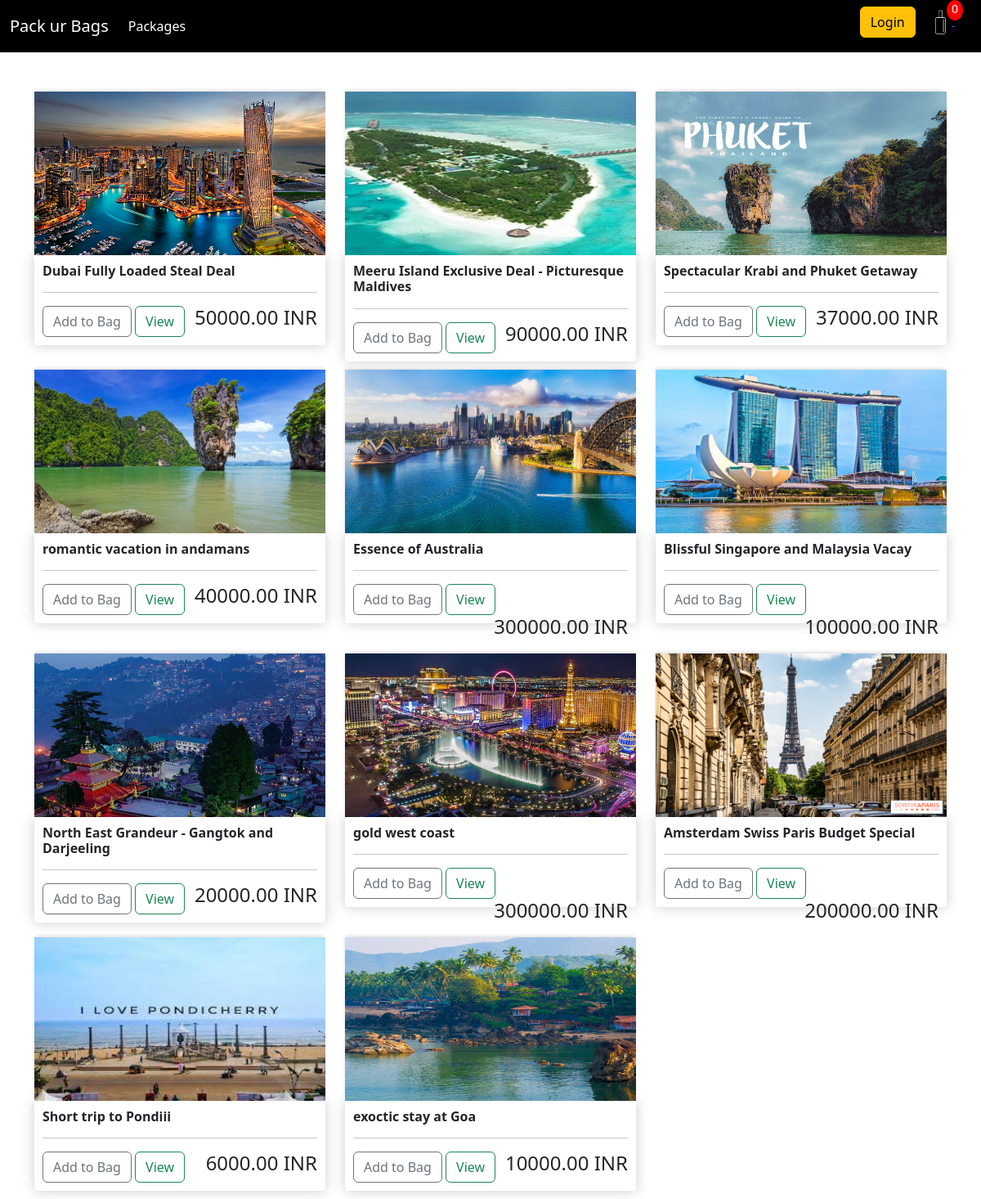
The page / on the database its author committed.
### store/models.py (models this page shows, shortened)
class Package(models.Model):
    name = models.CharField(max_length=300, null=True)
    price = models.FloatField()
    no_of_days = models.IntegerField()
    places_included = models.CharField(max_length=300 , null=True)
    image = models.ImageField(null= True, blank=True)
    @property
    def imageURL(self):
        try:
            url = self.image.url
        except:
            url = ''
        return url

### store/views.py (the view)
# urls.py: path('', include('store.urls'))
def store(request):
    packages = Package.objects.all()
    context = {'packages':packages}
    return render(request, 'store/store.html', context)

### store/templates/store/store.html
{% extends 'store/main.html' %}
{% load static %}
{% block content %}
    <div class="row">
        {% for package in packages %}
        <div class ="col-lg-4">
            <img class="thumbnail" src="{{package.imageURL}}">
            <div class="box-element product">
                <h6><strong>{{package.name}}</strong></h6>
                <hr>
                <button data-package={{package.id}} data-action="add" class="btn btn-outline-secondary add-btn update-cart">Add to Bag</button>
                <a class="btn btn-outline-success" href="#">View</a>
                <h4 style="display: inline-block;float: right">{{package.price|floatformat:2}} INR</h4>
            </div>
        </div>
        {% endfor %}
    </div>
{% endblock content %}

### static/css/main.css (style rules this page uses)
body { background-color: hsl(0, 0%, 98%); }
h1,h2,h3,h4,h5,h6 { color:hsl(0, 0%, 30%); }
.box-element { box-shadow:hsl(0, 0%, 80%) 0 0 16px; background-color: #fff; border-radius: 4px; padding: 10px; }
.thumbnail { width: 100%; height: 200px; -webkit-box-shadow: -1px -3px 5px -2px rgba(214,214,214,1); -moz-box-shadow: -1px -3px 5px -2px rgba(214,214,214,1); box-shadow: -1px -3px 5px -2px rgba(214,214,214,1); }
.product { border-radius: 0 0 4px 4px; }
.col-lg-4, .col-lg-6, .col-lg-8, .col-lg-12 { margin-top: 10px; margin-bottom: 10px; }
.btn { border-radius: 0; }

### rows shown on the page
Package: imageURL (picture), name "Dubai Fully Loaded Steal Deal", price "50000.00"
Package: imageURL (picture), name "Meeru Island Exclusive Deal - Picturesque Maldives", price "90000.00"
Package: imageURL (picture), name "Spectacular Krabi and Phuket Getaway", price "37000.00"
Package: imageURL (picture), name "romantic vacation in andamans", price "40000.00"
Package: imageURL (picture), name "Essence of Australia", price "300000.00"
Package: imageURL (picture), name "Blissful Singapore and Malaysia Vacay", price "100000.00"
Package: imageURL (picture), name "North East Grandeur - Gangtok and Darjeeling", price "20000.00"
Package: imageURL (picture), name "gold west coast", price "300000.00"
Package: imageURL (picture), name "Amsterdam Swiss Paris Budget Special", price "200000.00"
Package: imageURL (picture), name "Short trip to Pondiii", price "6000.00"
Package: imageURL (picture), name "exoctic stay at Goa", price "10000.00"
